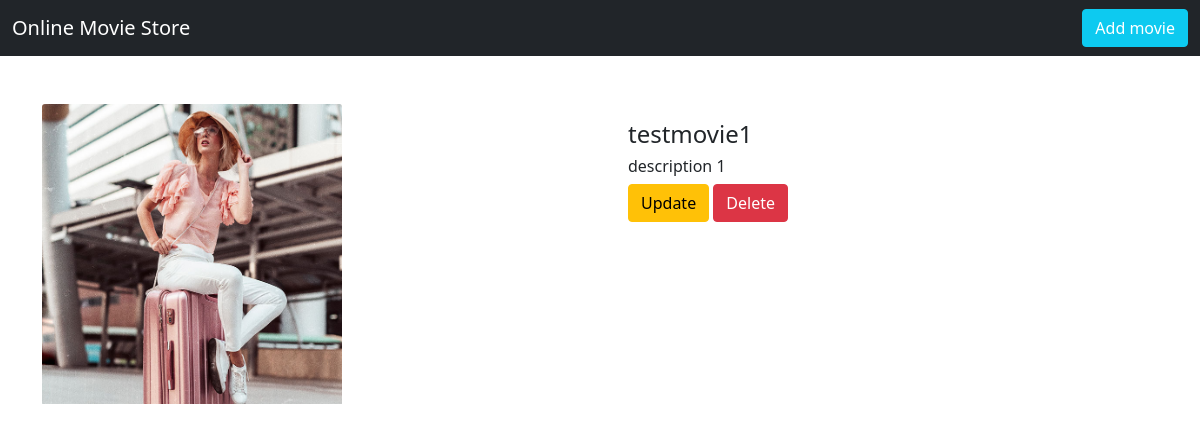
/movie/3/, run on the app's committed database.
### movieapp/models.py (models this page shows, shortened)
class Movie(models.Model):
    name = models.CharField(max_length=250)
    desc = models.TextField()
    year = models.IntegerField()
    img = models.ImageField(upload_to='image',null=True)

### movieapp/views.py (the view)
# urls.py: path('movie/<int:movie_id>/',views.details,name="details"),
def details(request,movie_id):
    movie = Movie.objects.get(id = movie_id)
    return render(request,'details.html',{'movie':movie})

### templates/details.html (shortened to what this page needs)
{%extends 'base.html'%}
{% block body %}
<div class="container">
    <div class="row pt-5">
        <div class="col-12 col-md-6 mb-3">
            <div class="card h-100 bg-transparent border-0 rounded-0">
                <img src="{{movie.img.url}}" class="card-img-top img-fluid" alt="..." style="height: 300px; width: 300px;">
              </div>
        </div>
        <div class="col-12 col-md-6 mb-3">
            <div class="card h-100 bg-transparent border-0">
                <div class="card-body">
                  <h4 class="card-title">{{movie.name}}</h4>
                  <h6 class="card-text">{{movie.desc}}</h6>
                  <a class="btn btn-warning" href="{%url 'movieapp:update' movie.id%}">Update</a>
                  <a class="btn btn-danger" href="{%url 'movieapp:delete' movie.id%}">Delete</a>
                </div>
              </div>
        </div>
        </div>
    </div>
{% endblock  %}

### static/style.css (style rules this page uses)
body { background-color: white; }

### data on the page
Movie: img (picture), name "testmovie1", desc "description 1"
